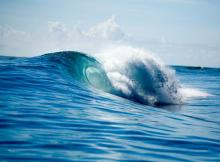
%> input picture 1.png, 220 x 162 px
$ octave --eval "result = histogramm(imread('1.png'));"   (GNU Octave 9; MATLAB toolbox functions it lacks are replaced by stand-ins)
%> lines starting %> are read from the running program, lines starting %| are printed output that depends on the picture
### Variance.m
function [ Var ] = Variance( I )

[m n] = size(I);
Mmean = mean2(I); % mean of the image;
Total = m*n;
VarI = zeros(1,Total);
for q = 1:m
    for p = 1:n
        VarE = (I(q,p) - Mmean)^2;
        VarI(q*p) = VarE;
    end
end
Varsum = sum(VarI);
Var = Varsum/(Total);

end

### histogramm.m
function [ back ] = histogramm( I )
% clear all;
% close all;
% clc;
% I = imread('1.jpg');
I = rgb2gray(I);
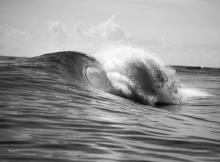
%> I: size 162x220 uint8; min 6, max 254, mean 147.7
% figure,imshow(I);title('gray image');
[m n] = size(I);
%> m = 162; n = 220
x = 8;
y = 8;

m1 = floor(m/x);
%> m1 = 20
n1 = floor(n/y);
%> n1 = 27
back = zeros(size(I));

Z = I(1:m1*x,1:n1*y);
I = Z;


Varimage = Variance(I);
%> in Variance, `Mmean = mean2(I);`: Mmean = 148.3
%> in Variance, `Varsum = sum(VarI);`: Varsum = 611454
%> in Variance, `Var = Varsum/(Total);`: Var = 17.69
%> Varimage = 17.69
% Thre = Varimage;
J=zeros(m1*x,n1*y);
% Thre = Varimage;
%Jedge=J;
for i=1:1:m1;
    for j=1:1:n1;
% [5 lines of commented-out code are left out]
        J((i-1)*x+1:1:i*x,(j-1)*y+1:1:j*y)=histeq(I((i-1)*x+1:1:i*x,(j-1)*y+1:1:j*y));
        %Jedge((i-1)*x+1:1:i*x,(j-1)*y+1:1:j*y)=edge(J((i-1)*x+1:1:i*x,(j-1)*y+1:1:j*y),'sobel','vertical');
%         end
    end
end
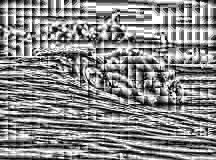
%> J: size 160x216 double; min 0, max 255, mean 136.3
Jedge=edge(J,'sobel','vertical');
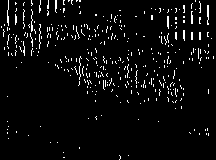
%> Jedge: size 160x216 logical; 4.3% white in thin lines or dots
Jo=edge(I,'sobel','vertical');
Jedge=uint8(Jedge);
Jo=uint8(Jo);

% figure,imshow(Jedge,[]);title('Eq');
% figure,imshow(uint8(J),[]);
%  figure,imshow(Jo,[]);title('Original edge');
%  figure,imshow(Jedge-Jo,[]);title('Diff');
% for i=0:1:m1-1;
%     for j=0:1:n1-1;
%         rectangle('position',[1+j*y 1+i*x y x],'edgecolor','green' );
%     end
% end
back(1:m1*x,1:n1*y)=Jedge-Jo;
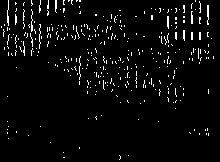
%> back: size 162x220 double; values 0 (black) and 1 (white), 3.8% white in thin lines or dots
% figure,imshow(back);
% hold on;


end

$ run again, on 11.png
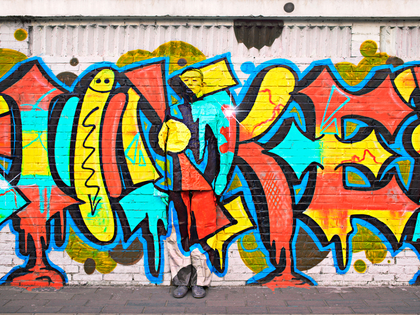
%> input picture 11.png, 420 x 315 px, shrunk from 818 x 614 before the run
%> in histogramm, `I = rgb2gray(I);`:
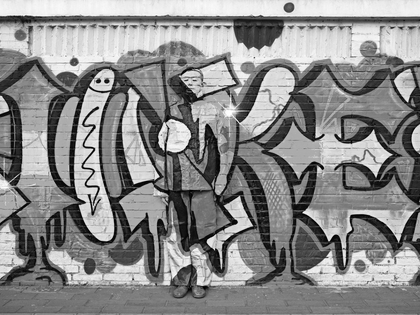
%> I: size 315x420 uint8; min 0, max 255, mean 137.8
%> Mmean = 138.2
%> Varsum = 3331044
%> Var = 25.66
%> Jedge: size 312x416 logical; 5.2% white in thin lines or dots
%> in histogramm, `back(1:m1*x,1:n1*y)=Jedge-Jo;`:
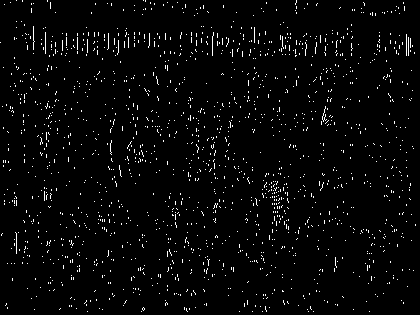
%> back: size 315x420 double; values 0 (black) and 1 (white), 2.7% white in thin lines or dots

$ run again, on 12.png
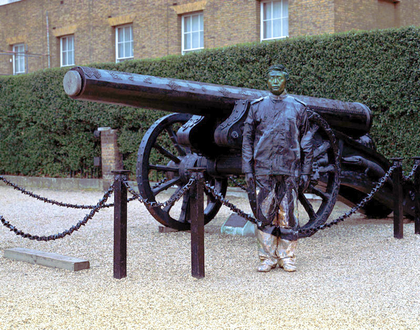
%> input picture 12.png, 420 x 330 px, shrunk from 789 x 620 before the run
%> Mmean = 127
%> Varsum = 7670158
%> Var = 56.21
%> after the loop in histogramm, `for i=1:1:m1;`:
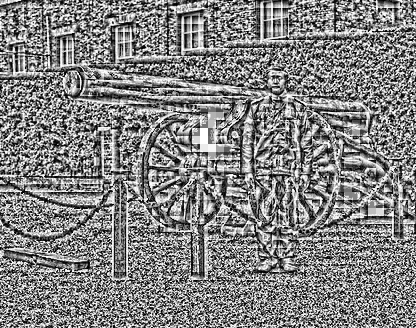
%> J: size 328x416 double; min 0, max 255, mean 130.6
%> Jedge: size 328x416 logical; 4.5% white in thin lines or dots
%> in histogramm, `back(1:m1*x,1:n1*y)=Jedge-Jo;`:
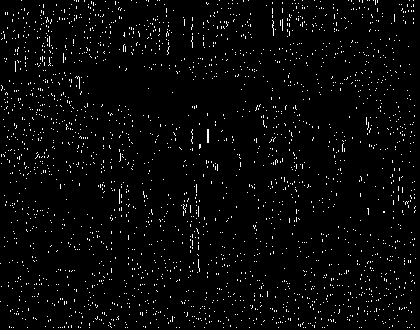
%> back: size 330x420 double; values 0 (black) and 1 (white), 3% white in thin lines or dots
